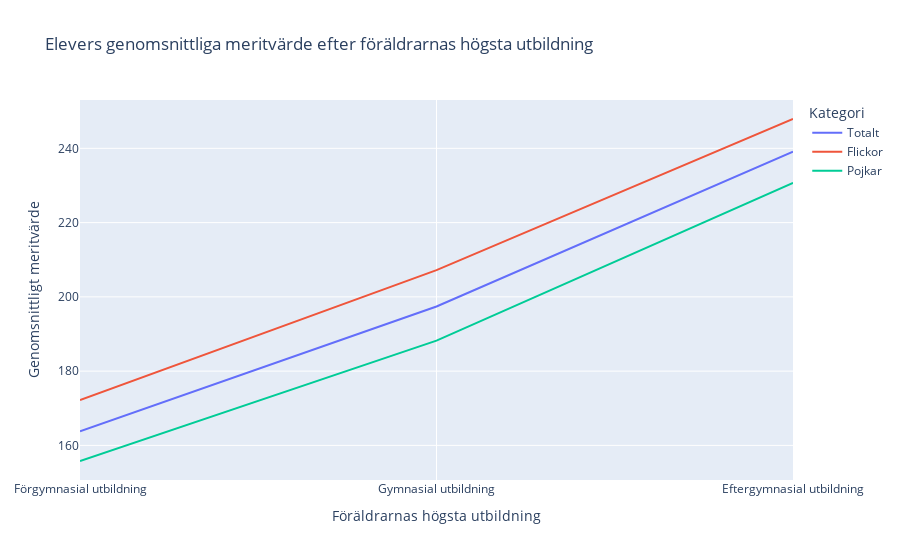

The notebook cell this image was saved under:
### Markdown cell above
c) (bonus) Undersök nu andra variabler, och hur de påverkar meritvärde och andel med minst ett saknat betyg. Data
finns för läsår 22/23. Exempel kan man undersöka föräldrarnas utbildningsbakgrund. Rita lämpliga grafer.

### Code cell
# Filter out the first 4 columns from dataframe which contain student merit
df_parents_education_merit = df.iloc[:, 0:4]
# Rename columns
df_parents_education_merit.columns = ["Föräldrarnas högsta utbildning", "Totalt", "Flickor", "Pojkar"]
# Filter out row 22 to 25 which contains the parents highest education
df_parents_education_merit = df_parents_education_merit.iloc[22:25]

fig_parents_education_merit = px.line(
    df_parents_education_merit,
    x="Föräldrarnas högsta utbildning",
    y= ["Totalt", "Flickor", "Pojkar"],
    title= "Elevers genomsnittliga meritvärde efter föräldrarnas högsta utbildning",
    labels= {"value": "Genomsnittligt meritvärde", "variable": "Kategori"}
)

fig_parents_education_merit.show()
fig_parents_education_merit.write_html("visualiseringar/genomsnittligt_meritvärde_efter_föräldrarnas_utbildning")

### Figure 1 — Plotly figure (JSON) as saved in the notebook; plotly's stock layout.template omitted (floating-point values rounded to 4 significant figures)
{"data": [{"hovertemplate": "Kategori=Totalt<br>Föräldrarnas högsta utbildning=%{x}<br>Genomsnittligt meritvärde=%{y}<extra></extra>", "legendgroup": "Totalt", "line": {"color": "#636efa", "dash": "solid"}, "marker": {"symbol": "circle"}, "mode": "lines", "name": "Totalt", "orientation": "v", "showlegend": true, "type": "scatter", "x": ["Förgymnasial utbildning", "Gymnasial utbildning", "Eftergymnasial utbildning"], "xaxis": "x", "y": [163.8, 197.4, 239.1], "yaxis": "y"}, {"hovertemplate": "Kategori=Flickor<br>Föräldrarnas högsta utbildning=%{x}<br>Genomsnittligt meritvärde=%{y}<extra></extra>", "legendgroup": "Flickor", "line": {"color": "#EF553B", "dash": "solid"}, "marker": {"symbol": "circle"}, "mode": "lines", "name": "Flickor", "orientation": "v", "showlegend": true, "type": "scatter", "x": ["Förgymnasial utbildning", "Gymnasial utbildning", "Eftergymnasial utbildning"], "xaxis": "x", "y": [172.2, 207.2, 247.9], "yaxis": "y"}, {"hovertemplate": "Kategori=Pojkar<br>Föräldrarnas högsta utbildning=%{x}<br>Genomsnittligt meritvärde=%{y}<extra></extra>", "legendgroup": "Pojkar", "line": {"color": "#00cc96", "dash": "solid"}, "marker": {"symbol": "circle"}, "mode": "lines", "name": "Pojkar", "orientation": "v", "showlegend": true, "type": "scatter", "x": ["Förgymnasial utbildning", "Gymnasial utbildning", "Eftergymnasial utbildning"], "xaxis": "x", "y": [155.8, 188.2, 230.7], "yaxis": "y"}], "layout": {"legend": {"title": {"text": "Kategori"}, "tracegroupgap": 0}, "title": {"text": "Elevers genomsnittliga meritvärde efter föräldrarnas högsta utbildning"}, "xaxis": {"anchor": "y", "domain": [0, 1], "title": {"text": "Föräldrarnas högsta utbildning"}}, "yaxis": {"anchor": "x", "domain": [0, 1], "title": {"text": "Genomsnittligt meritvärde"}}}}
